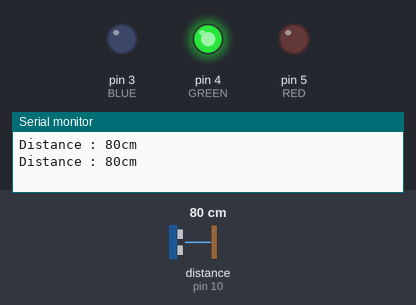
A sketch run on a simulated Arduino Uno, built with avr-gcc and run on an emulated ATmega328P. On the bench: output pins drawn as LEDs (lit = HIGH), the last lines printed to the serial monitor. Wiring (inferred from the names in the program): ultrasonic range finder: trigger pin 11; echo pin 10. Inputs (shaded band) come from the test bench; at power-on: distance to the obstacle (sensor on pin 10) 80 cm. The echo pulse lasts 58.3 µs per cm; pins used as bus, display or sensor lines are not drawn.

Above: at 2.8 s.
2.9 s: distance to the obstacle (sensor on pin 10) set to 18 cm
5.6 s: distance to the obstacle (sensor on pin 10) set to 14 cm
At 6.9 s:
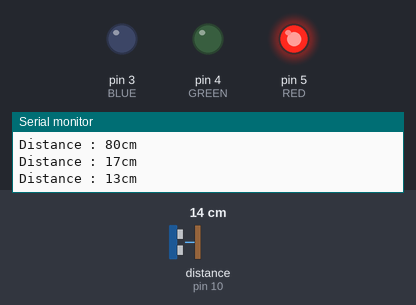
8.3 s: distance to the obstacle (sensor on pin 10) set to 35 cm
At 11.2 s:
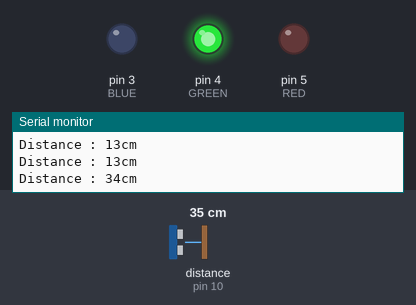
11.5 s: distance to the obstacle (sensor on pin 10) set to 2 cm
At 12.9 s:
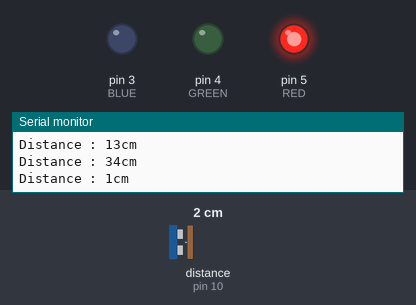
Timing chart, 0 to 14.5 s (numbered marks = the images above; inputs shaded):
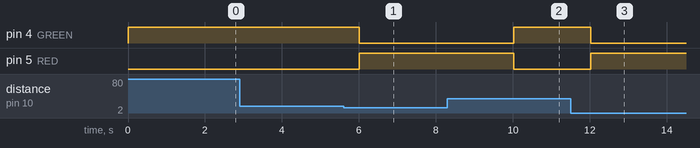

Measured:
- the behaviour switches between 17 and 16 cm on distance to the obstacle (sensor on pin 10) (found by bisection; images 0 and 1)
- after the input at 5.6 s, pin 4 (GREEN): HIGH → LOW after 0.41 s; pin 5 (RED): LOW → HIGH after 0.41 s
- after the input at 8.3 s, pin 4 (GREEN): LOW → HIGH after 1.7 s; pin 5 (RED): HIGH → LOW after 1.7 s
- after the input at 11.5 s, pin 4 (GREEN): HIGH → LOW after 0.52 s; pin 5 (RED): LOW → HIGH after 0.52 s

The sketch:

ECHO_3LED.ino
```cpp
#define ECHO 10
#define TRIG 11
#define RED 5
#define GREEN 4
#define BLUE 3

void setup() {
  // put your setup code here, to run once:
  pinMode(TRIG, OUTPUT);
  pinMode(ECHO, INPUT);
  pinMode(RED, OUTPUT);
  pinMode(GREEN, OUTPUT);
  pinMode(BLUE, OUTPUT);
  Serial.begin(9600);
}

void loop() {
  // put your main code here, to run repeatedly:
  digitalWrite(TRIG, HIGH);
  delayMicroseconds(10);
  digitalWrite(TRIG, LOW);

  long t = pulseIn(ECHO, HIGH);
  if(t == 0){
    return;
  }

  long d = t / 58;
  Serial.print("Distance : ");
  Serial.print(d);
  Serial.print("cm\n");

  if(d <= 15){
    analogWrite(RED, 255);
    analogWrite(GREEN, 0);
    analogWrite(BLUE, 0);
  }
  else{
    analogWrite(RED, 0);
    analogWrite(GREEN, 255);
    analogWrite(BLUE, 0);
  }
  delay(2000);
}
```
